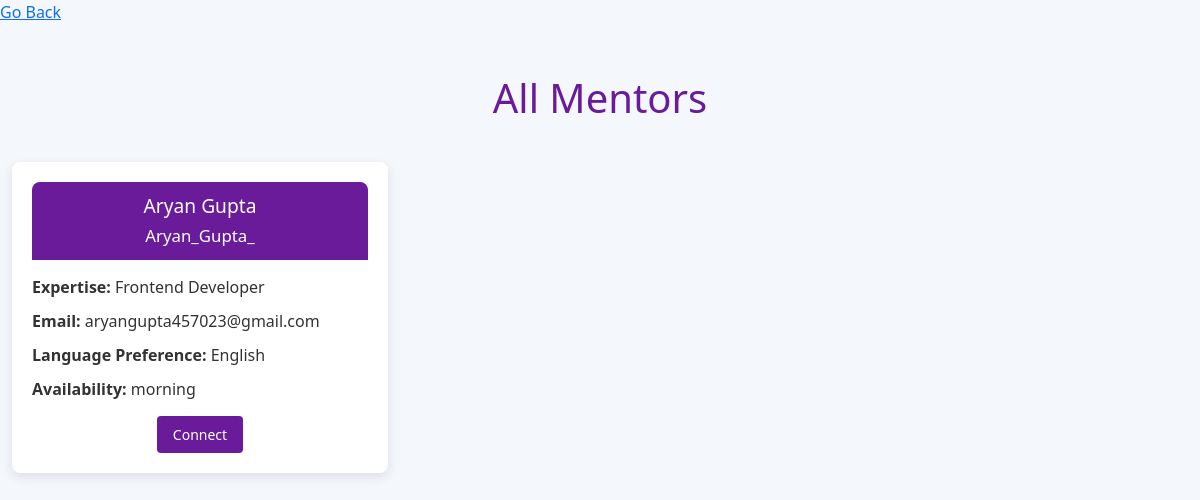
The page /mentor/view (signed in) on the database its author committed.
### models/user.py (models this page shows, shortened)
class Mentor(db.Model, UserMixin):
    id = db.Column(db.Integer, primary_key=True)
    username = db.Column(db.String(100), nullable=False)
    fullname = db.Column(db.String(100), nullable=False)
    expertise = db.Column(db.String(200))
    availability = db.Column(db.String(80), default=True)
    email = db.Column(db.String(120), nullable=False)
    password = db.Column(db.String(80),nullable=False)
    language_pref = db.Column(db.String(80),nullable=False)
    role = db.Column(db.String(80), default='mentor')
    courses = db.relationship('Course', secondary=mentor_course_association, back_populates='mentors')
    messages_received = db.relationship('Messages', backref='receiver', lazy='dynamic', foreign_keys='Messages.receiver_id')
    messages_sent = db.relationship('MentorMessages', backref='sender', lazy='dynamic', foreign_keys='MentorMessages.sender_id')
    quizzes_created_as_mentor = db.relationship('Quiz', foreign_keys='Quiz.created_by_mentor_id', lazy='dynamic')
    notes_uploaded = db.relationship('Note', backref='mentor_uploader', lazy='dynamic')
    students = db.relationship('User', secondary=user_mentor_association, back_populates='mentors')

### app.py (the view)
@app.route('/mentor/view', methods=['GET', 'POST']) # left
def view_mentor():
    mentors = Mentor.query.all()
    user = User.query.filter_by(email = current_user.email).first()
    return render_template('viewMentor.html', mentors = mentors , user=user)

### app.py (called while the page is built)
@login_manager.user_loader
def load_user(user_id):
    user_type = session.get('user_type')  # Get user type from session
    if user_type == 'mentor':
        return db.session.get(Mentor, (user_id))
    elif user_type == 'student':
        return db.session.get(User, int(user_id))
    return None

### templates/viewMentor.html (shortened to what this page needs)
<!DOCTYPE html>
<html lang="en">
  <head>
    <link href="https://cdn.jsdelivr.net/npm/bootstrap@5.3.0/dist/css/bootstrap.min.css" rel="stylesheet" />
  </head>
  <body>
    <navbar>
      <a href="{{ url_for('AdminDashboard', id=user.id) }}">Go Back</a>
    </navbar>
    <div class="container">
      <h1>All Mentors</h1>
      <div class="row">
        {% for mentor in mentors %}
        <div class="col-md-6 col-lg-4">
          <div class="mentor-card">
            <div class="mentor-card-header">
              {{ mentor.fullname }}<br>
              <small>{{ mentor.username }}</small>
            </div>
            <div class="mentor-card-body">
              <p><strong>Expertise:</strong> {{ mentor.expertise }}</p>
              <p><strong>Email:</strong> {{ mentor.email }}</p>
              <p><strong>Language Preference:</strong> {{ mentor.language_pref }}</p>
              <p><strong>Availability:</strong> {{ mentor.availability }}</p>
            </div>
            {% if current_user.role in ['mentor', 'admin']%}
            <div class="mentor-card-footer">
              <a href="{{ url_for('update_mentor', id=mentor.id) }}" class="btn btn-sm">Update</a>
              <a href="{{ url_for('delete_mentor', id=mentor.id) }}" class="btn btn-sm">Delete</a>
            </div>
            {% else %}
            <div class="mentor-card-footer">
              <a href="{{ url_for('chat_with_mentor', mentor_id=mentor.id) }}" class="btn btn-sm">Connect</a>
            </div>
            {% endif %}
          </div>
        </div>
        {% else %}
        <div class="text-center text-muted">
          <p>No mentors available at the moment.</p>
        </div>
        {% endfor %}
      </div>
    </div>
  </body>
</html>

### templates/viewMentor.html (style rules this page uses)
body { background-color: #f4f7fc; color: #333; }
h1 { text-align: center; color: #6a1b9a; margin-bottom: 40px; }
.mentor-card { border-radius: 8px; box-shadow: 0 4px 12px rgba(0, 0, 0, 0.1); margin-bottom: 20px; background-color: white; padding: 20px; }
.mentor-card-header { background-color: #6a1b9a; color: white; font-size: 1.2rem; text-align: center; padding: 10px; border-radius: 8px 8px 0 0; }
.mentor-card-body { padding-top: 15px; }
.mentor-card-body p { margin-bottom: 10px; }
.mentor-card-footer { text-align: center; margin-top: 15px; }
.btn { background-color: #6a1b9a; color: white; border: none; padding: 8px 16px; border-radius: 4px; transition: background-color 0.3s ease; margin: 0 5px; }
.container { max-width: 1200px; margin-top: 50px; }

### rows shown on the page
Mentor: fullname "Aryan Gupta", username "Aryan_Gupta_", expertise "Frontend Developer", email "aryangupta457023@gmail.com", language_pref "English", availability "morning"
